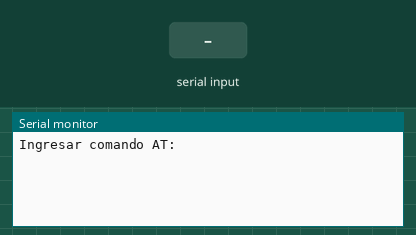
The sketch below on a simulated Arduino Uno, built with avr-gcc and run on an emulated ATmega328P. Parts: the last lines printed to the serial monitor. The inputs (shaded band) are chosen by the test bench.

Above: at 1.2 s.
1.3 s: "1\n" received over Serial
At 1.7 s:
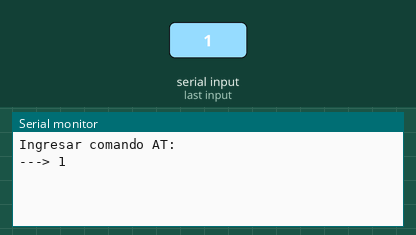
2.8 s: "1\n" received over the second serial link
At 4.0 s:
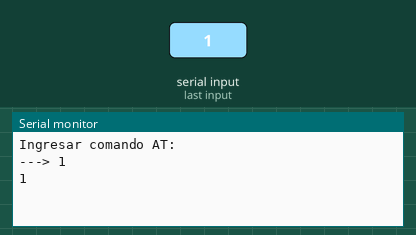
4.3 s: "0\n" received over Serial
At 5.2 s:
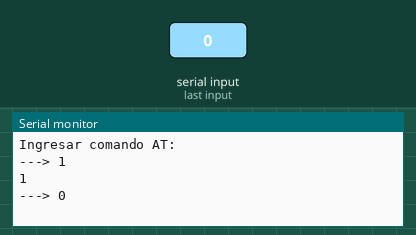
5.8 s: "0\n" received over the second serial link
At 6.5 s:
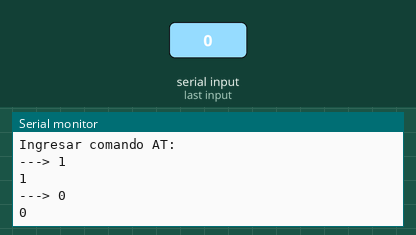

The sketch:

cambiarNombreBluetooth.ino
```cpp
/*
   Editado por el departamento de Programacion de EESTN°1 Raul Scalabrini Ortiz
*/
//Utilizar para renombrar los modulos H06 Bluetooth
//Tener en cuenta Cambiar en la consola Nueva Linea, la frecuencia en 9600 baudios

#include <SoftwareSerial.h>
SoftwareSerial BT1(10,11); // RX, TX recorder que se cruzan

void setup()
   {
       Serial.begin(9600);
       Serial.println("Ingresar comando AT:");
         //Para cambiar el nombre deben escribir lo siguiente en la consola:
         //AT+NAME=nombreDeMiBluetooth
         //Para cambiar la frecuencia ponemos el indice correspondiente en lugar de la x  AT+BAUDx
         //  1 – 1200bps
         // 2 – 2400bps
         // 3 – 4800bps
         // 4 – 9600bps (Default)
         // 5 – 19200bps
         // 6 – 38400bps
         // 7 – 57600bps
         // 8 – 115200bps
         //como por ejemplo AT+BAUD4 para fijarlo en 9600

       BT1.begin(9600);
   }

void loop()
   {
       if (BT1.available())
           Serial.write(BT1.read());

       if (Serial.available())
          {  String S = GetLine();
             BT1.print(S);
             Serial.println("---> " + S);
          }
}

String GetLine()
   {   String S = "" ;
       if (Serial.available())
          {    char c = Serial.read(); ;
                while ( c != '\n')            //Hasta que el caracter sea intro
                  {     S = S + c ;
                        delay(25) ;
                        c = Serial.read();
                  }
                return( S + '\n') ;
          }
   }
```

Measured:
- after the input at 1.3 s, the serial monitor: prints a new line at once (image 1)
- after the input at 2.8 s, the serial monitor: prints a new line at once (image 2)
- after the input at 4.3 s, the serial monitor: prints a new line at once (image 3)
- after the input at 5.8 s, the serial monitor: prints a new line at once (image 4)
